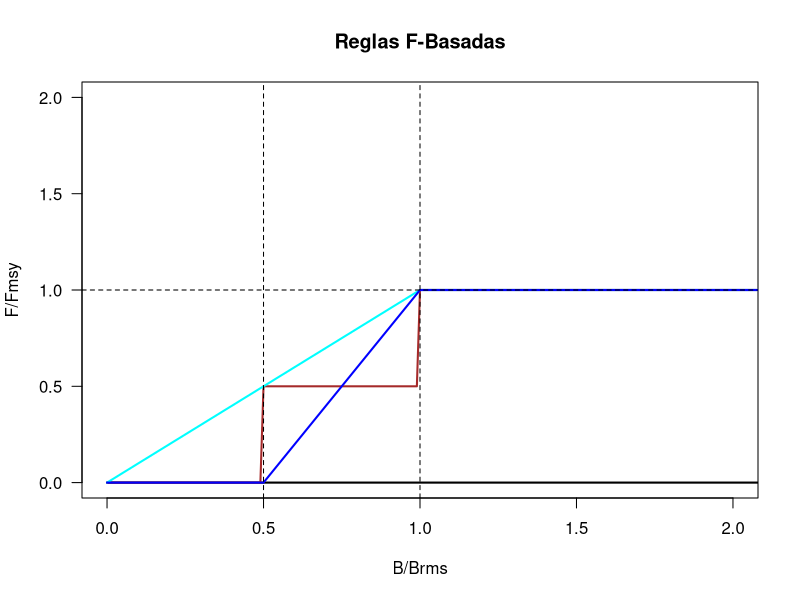
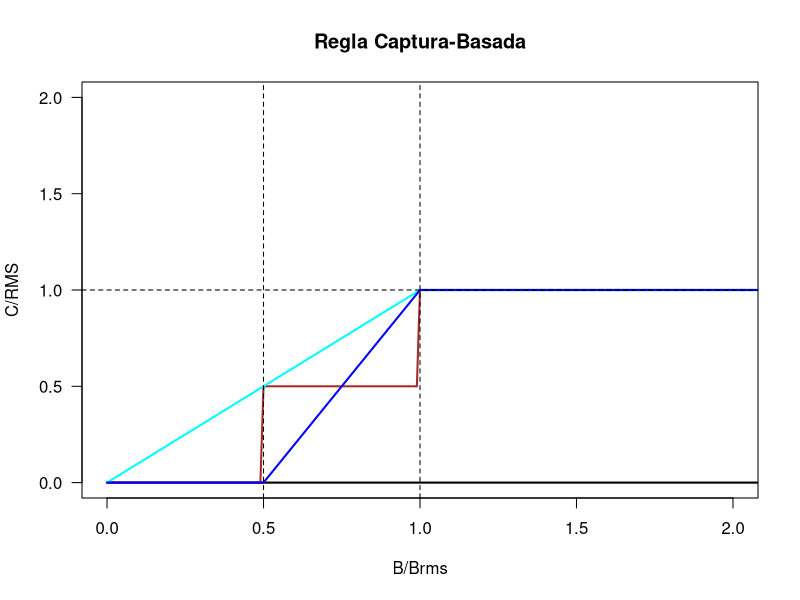

R code for these plots, in order:
##############################################
# Regla de control de captura
# Escenario 1: Regla A  F = 0  (veda)
# Escenario 2: Regla B  F = Escala (Mortalidad constante por tramos)
# Escenario 3: Regla C  F = Rampa (mortalidad por pesca variable)
# Escenario 4: Regla D  F = Rampa con veda
###############################################
# Prepara visualización de las RCC
Brel = seq(0,3,0.01) # B/Bmsy = indicador
Ft = Ct = numeric()
Fmsy = 0.3
RMS = 10
# REGLA A: Ft=0
Ft = rep(0,length(Brel))
Ct = rep(0,length(Brel))
A = Ft/Fmsy
Aa = Ct/RMS
# REGLA B:Escala
for(i in 1:length(Brel)){
  if(Brel[i] < 1){
    Ft[i] = 0.5*Fmsy
    Ct[i] = 0.5*RMS
    if(Brel[i] < 0.5){
      Ft[i] =0
      Ct[i] =0}}else{
        Ft[i] = Fmsy
        Ct[i] = RMS}
  }

B = Ft/Fmsy
Ba = Ct/RMS
# REGLA C: Rampa 0-40
for(i in 1:length(Brel)){
  if(Brel[i] < 1){
    Ft[i] = Brel[i]*Fmsy
    Ct[i] = Brel[i]*RMS
  }
  else{Ft[i] = Fmsy
  Ct[i] = RMS
  }
}
C = Ft/Fmsy
Ca = Ct/RMS
# REGLA D: Rampa 20-40
for(i in 1:length(Brel)){
  if(Brel[i] < 1){
    Ft[i] = Fmsy*(Brel[i] - 0.5)/0.5
    Ct[i] = RMS*(Brel[i] - 0.5)/0.5
    if(Brel[i] <= 0.5){
      Ft[i] = 0
      Ct[i] = 0
    }
  }
  else{Ft[i] = Fmsy
  Ct[i] = RMS
  }
}
D = Ft/Fmsy
Da = Ct/RMS



## GRAFICA TODAS
# F-basada
#png(filename = "Figuras_ocom/fig5_reglas_control_captura_congrio.png")
plot(Brel,Brel,type="n",xlab="B/Brms",ylab="F/Fmsy",xlim=c(0,2),ylim=c(0,2),las=1,main="Reglas F-Basadas")
lines(Brel,A,lwd=2)
lines(Brel,B,col="brown",lwd=2)
lines(Brel,C,col="cyan",lwd=2)
lines(Brel,D,col="blue",lwd=2)
abline(v=0.5,lty=2)
abline(v=1,lty=2)
abline(h=1,lty=2)
#dev.off()
#polygon(c(0,0.5,0.5,0),c(2,2,0,0),col=rgb(1,0,0,alpha=0.2), border=NA)
#polygon(c(0.5,1,1,0.5),c(1,1,0,0),col=rgb(0.255,0.255,0,alpha=0.1), border=NA)
#polygon(c(0.5,2.5,2.5,0.5),c(2,2,1,1),col=rgb(0.255,0.255,0,alpha=0.1), border=NA)
#polygon(c(1,2.5,2.5,1),c(1,1,0,0),col=rgb(0,1,0,alpha=0.1), border=NA)

A = Aa
B = Ba
C = Ca
D = Da

# Captura-basada
plot(Brel,Brel,type="n",xlab="B/Brms",ylab="C/RMS",xlim=c(0,2),ylim=c(0,2),las=1,main="Regla Captura-Basada")
lines(Brel,A,lwd=2)
lines(Brel,B,col="brown",lwd=2)
lines(Brel,C,col="cyan",lwd=2)
lines(Brel,D,col="blue",lwd=2)
abline(v=0.5,lty=2)
abline(v=1,lty=2)
abline(h=1,lty=2)
